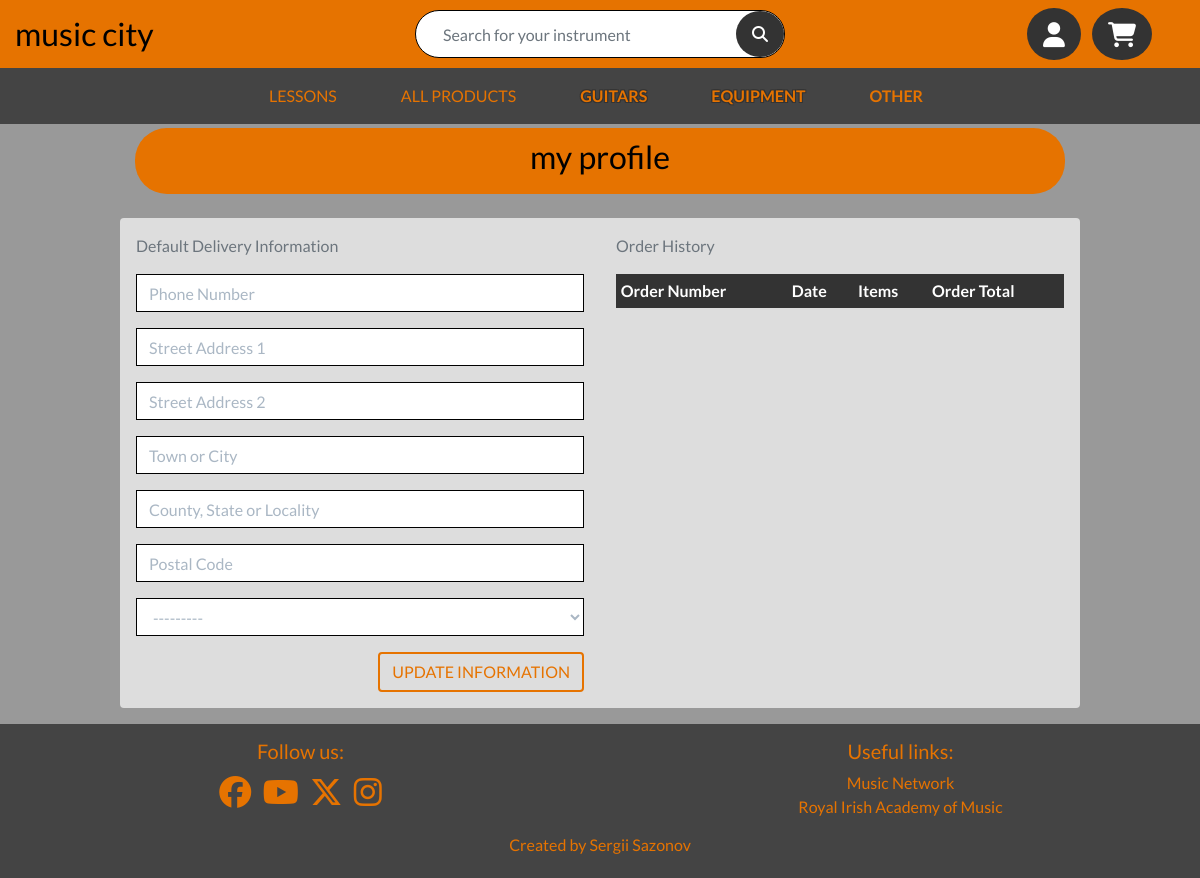
The app's page /profile/ (signed in), older data.
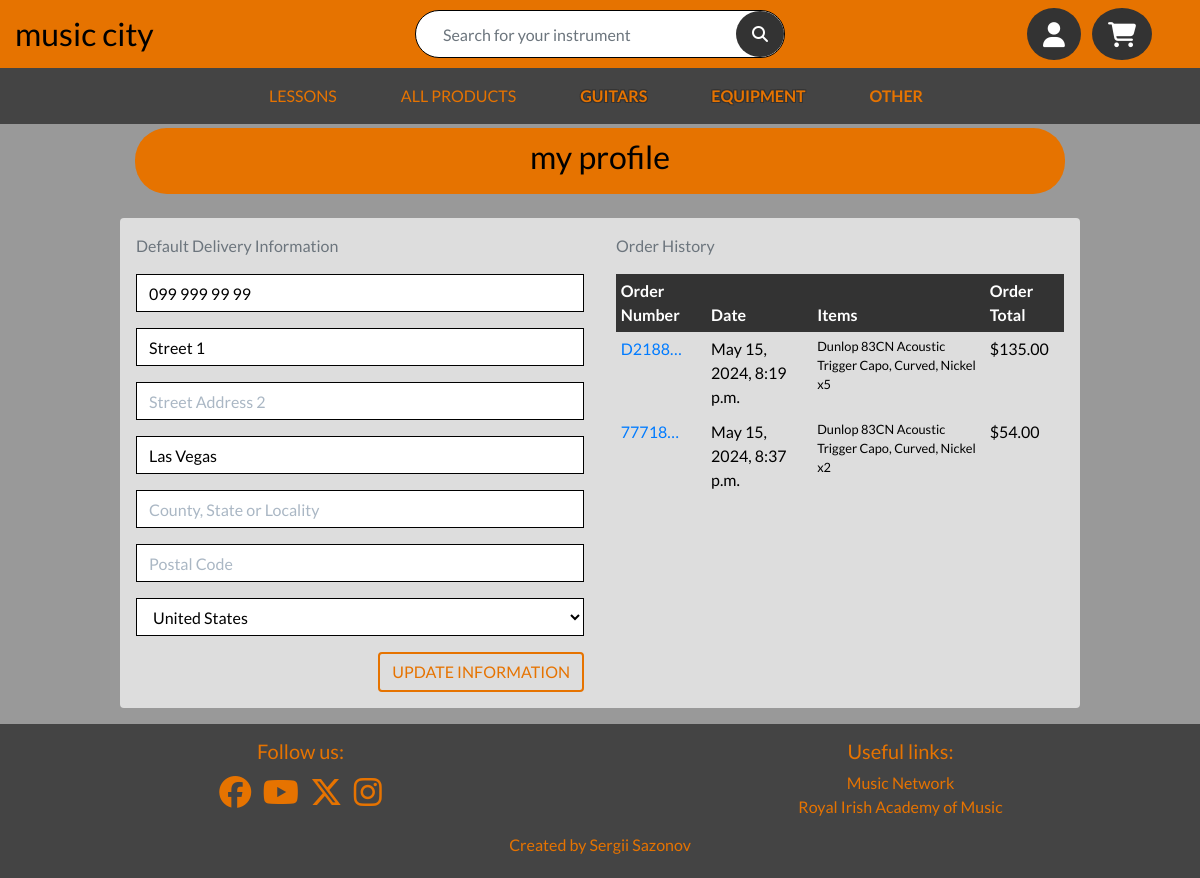
The same page, newer data.
### profiles/models.py (models this page shows, shortened)
class UserProfile(models.Model):
    user = models.OneToOneField(User, on_delete=models.CASCADE)
    default_phone_number = models.CharField(max_length=20, null=True, blank=True)
    default_street_address1 = models.CharField(max_length=80, null=True, blank=True)
    default_street_address2 = models.CharField(max_length=80, null=True, blank=True)
    default_town_or_city = models.CharField(max_length=40, null=True, blank=True)
    default_county = models.CharField(max_length=80, null=True, blank=True)
    default_postcode = models.CharField(max_length=20, null=True, blank=True)
    default_country = CountryField(blank_label='Country', null=True, blank=True)

### checkout/models.py (models this page shows, shortened)
class Order(models.Model):
    order_number = models.CharField(max_length=32, null=False, editable=False)
    user_profile = models.ForeignKey(UserProfile, on_delete=models.SET_NULL,
                                     null=True, blank=True, related_name='orders')
    full_name = models.CharField(max_length=50, null=False, blank=False)
    email = models.EmailField(max_length=254, null=False, blank=False)
    phone_number = models.CharField(max_length=20, null=False, blank=False)
    country = CountryField(blank_label='Country *', null=False, blank=False)
    postcode = models.CharField(max_length=20, null=True, blank=True)
    town_or_city = models.CharField(max_length=40, null=False, blank=False)
    street_address1 = models.CharField(max_length=80, null=False, blank=False)
    street_address2 = models.CharField(max_length=80, null=True, blank=True)
    county = models.CharField(max_length=80, null=True, blank=True)
    date = models.DateTimeField(auto_now_add=True)
    delivery_cost = models.DecimalField(max_digits=6, decimal_places=2, null=False, default=0)
    order_total = models.DecimalField(max_digits=10, decimal_places=2, null=False, default=0)
    grand_total = models.DecimalField(max_digits=10, decimal_places=2, null=False, default=0)
    original_bag = models.TextField(null=False, blank=False, default='')
    stripe_pid = models.CharField(max_length=254, null=False, blank=False, default='')

class OrderLineItem(models.Model):
    order = models.ForeignKey(Order, null=False, blank=False, on_delete=models.CASCADE, related_name='lineitems')
    product = models.ForeignKey(Product, null=False, blank=False, on_delete=models.CASCADE)
    quantity = models.IntegerField(null=False, blank=False, default=0)
    lineitem_total = models.DecimalField(max_digits=6, decimal_places=2, null=False, blank=False, editable=False)

### products/models.py (models this page shows, shortened)
class Product(models.Model):
    category = models.ForeignKey('Category', null=True, blank=True, on_delete=models.SET_NULL)
    sku = models.CharField(max_length=254, null=True, blank=True)
    name = models.CharField(max_length=254)
    brand = models.CharField(max_length=30, default='other')
    description = models.TextField()
    price = models.DecimalField(max_digits=6, decimal_places=2)
    old_price = models.DecimalField(max_digits=6, decimal_places=2, null=True, blank=True)
    image_url = models.URLField(max_length=1024, null=True, blank=True)
    image = CloudinaryField('image', default=None, null=True, blank=True)

### profiles/views.py (the view)
# urls.py: path('profile/', include('profiles.urls')),
def profile(request):
    profile = get_object_or_404(UserProfile, user=request.user)
    if request.method == 'POST':
        form = UserProfileForm(request.POST, instance=profile)
        if form.is_valid():
            form.save()
            messages.success(request, 'Profile updated successfully')
    form = UserProfileForm(instance=profile)
    orders = profile.orders.all()
    template = 'profiles/profile.html'
    context = {
        'form': form,
        'orders': orders,
        'on_profile_page': True
    }
    return render(request, template, context)

### profiles/templates/profiles/profile.html (shortened to what this page needs)
{% extends "base.html" %}
{% load static %}
{% block extra_css %}
    <link rel="stylesheet" href="{% static 'profiles/css/profile.css' %}">
{% endblock %}
{% block page_header %}
    <div class="container header-container">
    </div>
{% endblock %}
{% block content %}
    <div class="container">
        <div class="row">
            <div class="col">
                <div class="product-header mb-4">
                    <h2 class="logo-font text-black">My Profile</h2>
                </div>
            </div>
        </div>
        <div class="row light-bg rounded">
            <div class="col-12 col-lg-6 p-3">
                <p class="text-muted">Default Delivery Information</p>
                <form class="mt-3" action="{% url 'profile' %}" method="POST" id="profile-update-form">
                    {{ form|crispy }}
                    <button class="btn btn-main text-uppercase float-right">Update Information</button>
                </form>
            </div>
            <div class="col-12 col-lg-6 p-3">
                <p class="text-muted">Order History</p>
                <div class="order-history table-responsive">
                    <table class="table table-sm table-borderless text-white">
                        <thead>
                            <tr>
                                <th>Order Number</th>
                                <th>Date</th>
                                <th>Items</th>
                                <th>Order Total</th>
                            </tr>
                        </thead>
                        <tbody class="text-black">
                            {% for order in orders %}
                                <tr>
                                    <td>
                                        <a href="{% url 'order_history' order.order_number %}"
                                        title="{{ order.order_number }}">
                                            {{ order.order_number|truncatechars:6 }}
                                        </a>
                                    </td>
                                    <td>{{ order.date }}</td>
                                    <td>
                                        <ul class="list-unstyled">
                                            {% for item in order.lineitems.all %}
                                                <li class="small">
                                                    {{ item.product.name }} x{{ item.quantity }}
                                                </li>
                                            {% endfor %}
                                        </ul>
                                    </td>
                                    <td>${{ order.grand_total }}</td>
                                </tr>
                            {% endfor %}
                        </tbody>
                    </table>
                </div>
            </div>
        </div>
{% endblock %}

### templates/base.html (shortened to what this page needs)
{% load static %}
<!doctype html>
<html lang="en">
    <head>
        {% block corecss %}
            <link rel="stylesheet" href="https://cdn.jsdelivr.net/npm/bootstrap@4.4.1/dist/css/bootstrap.min.css"
>
            <link rel="stylesheet" href="{% static 'css/base.css' %}">
        {% endblock %}
        {% block extra_css %}
        {% endblock%}
    </head>
    <body>
        <header class="container-fluid fixed-top">
            <div id="topnav" class="row pt-lg-2 d-none d-lg-flex header-bg pb-2">
                <div class="col-12 col-lg-4 my-auto py-1 py-lg-0 text-center text-lg-left">
                    <a href="{% url 'home' %}" class="text-decoration-none main-logo-link">
                        <h2 class="logo-font text-black my-0">music city</h2>
                    </a>
                </div>
                <div class="col-12 col-lg-4 my-auto py-1 py-lg-0">
                    <form method="GET" action="{% url 'products' %}">
                        <div class="input-group d-flex align-items-center w-100 search-bar">
                            <input class="form-control border-0 " type="text" name="q"
                                   placeholder="Search for your instrument">
                            <div class="input-group-append">
                                <button class="btn btn-secondary border-0 rounded-circle" type="submit">
                                    <i class="fas fa-search"></i>
                                </button>
                            </div>
                        </div>
                    </form>
                </div>
                <div class="col-12 col-lg-4 my-auto py-1 py-lg-0 pr-5 d-flex justify-content-end">
                    <ul class="list-inline list-unstyled text-center my-0">
                        <li class="list-inline-item dropdown">
                            <a class="text-black btn btn-lg btn-secondary border-0 rounded-circle" href="#"
                               id="user-options" data-toggle="dropdown" aria-haspopup="true" aria-expanded="false">
                                <div class="text-center">
                                    <div><i class="fas fa-user fa-lg"></i></div>
                                </div>
                            </a>
                        </li>
                        <li class="list-inline-item">
                            <a class="text-black btn btn-lg btn-secondary border-0 rounded-circle position-relative"
                               href="{% url 'view_bag' %}">
                                <div class="text-center">
                                    <div><i class="fa-solid fa-cart-shopping fa-lg"></i></div>
                                </div>
                            </a>
                        </li>
                    </ul>
                </div>
            </div>
            <div class="row responsive-header-bg">
                <nav class="navbar navbar-expand-lg w-100">
                    {% include 'includes/main_nav.html' %}
                </nav>
            </div>
        </header>
        {% block page_header %}
        {% endblock %}
        <div class="content-area">
            {% block content %}
            {% endblock %}
        </div>
        <footer class="container-fluid mt-3">
            <div class="row">
                <div class="col-6 text-center social-links pl-3">
                    <h5>Follow us:</h5>
                    <a class="highlight-color" href="" target="_blank" rel="noopener"
                       aria-label="Visit our Facebook page (opens in a new tab)">
                        <i class="fa-brands fa-facebook fa-2x"></i>
                    </a>
                    <a class="highlight-color" href="" target="_blank" rel="noopener"
                       aria-label="Visit our Youtube page (opens in a new tab)">
                        <i class="fa-brands fa-youtube fa-2x"></i>
                    </a>
                    <a class="highlight-color" href="" target="_blank" rel="noopener"
                       aria-label="Visit our Twitter page (opens in a new tab)">
                        <i class="fa-brands fa-x-twitter fa-2x"></i>
                    </a>
                    <a class="highlight-color" href="" target="_blank" rel="noopener"
                       aria-label="Visit our Instagram page (opens in a new tab)">
                        <i class="fa-brands fa-instagram fa-2x"></i>
                    </a>
                </div>
                <div class="col-6 text-center pl-3">
                    <h5>Useful links:</h5>
                    <div>
                        <a class="useful-links" href="https://www.musicnetwork.ie/" target="_blank"
                        rel="noopener" aria-label="Link to the Irish music community (Opens in a new tab)">
                            Music Network
                        </a>
                    </div>
                    <div>
                        <a class="useful-links" href="https://www.riam.ie/" target="_blank"
                        rel="noopener" aria-label="Link to the Royal Irish Academy of Music web page
                        (Opens in a new tab)">
                            Royal Irish Academy of Music
                        </a>
                    </div>
                </div>
            </div>
            <div class="row mt-3">
                <div class="col text-center">
                    <h6>Created by Sergii Sazonov</h6>
                </div>
            </div>
        </footer>
    </body>
</html>

### templates/includes/main_nav.html (shortened to what this page needs)
<div class="collapse navbar-collapse grey-bg pl-3" id="main-nav">
    <ul class="navbar-nav w-auto mx-auto">
        <li class="nav-item">
            <a class="nav-link text-uppercase mr-5" href="{% url 'check_subscription' %}">Lessons</a>
        </li>
        <li class="nav-item">
            <a class="nav-link text-uppercase mr-5" href="{% url 'products' %}">All products</a>
        </li>
        <li class="nav-item dropdown">
            <a class="logo-font font-weight-bold text-uppercase nav-link mr-5 outlined" href="#" id="guitars-link"
               data-toggle="dropdown" aria-haspopup="true" aria-expanded="false">
                Guitars
            </a>
        </li>
        <li class="nav-item dropdown">
            <a class="logo-font font-weight-bold text-uppercase nav-link mr-5 outlined" href="#" id="drums-link"
               data-toggle="dropdown" aria-haspopup="true" aria-expanded="false">
                Equipment
            </a>
        </li>
        <li class="nav-item dropdown">
            <a class="logo-font font-weight-bold text-uppercase nav-link mr-5" href="#" id="accessories-link"
               data-toggle="dropdown" aria-haspopup="true" aria-expanded="false">
                Other
            </a>
        </li>
    </ul>
</div>

Row changes from the older to the newer data that the page shows:
changed UserProfile: default_phone_number (not shown) → "099 999 99 99"; default_street_address1 (not shown) → "Street 1"; default_town_or_city (not shown) → "Las Vegas"; default_country "---------" → "United States"
added Order: order_number "D2188…", date "May 15, 2024, 8:19 p.m.", grand_total "135.00"
added OrderLineItem: product.name "Dunlop 83CN Acoustic Trigger Capo, Curved, Nickel", quantity "5", shown under "D2188…"
added Order: order_number "77718…", date "May 15, 2024, 8:37 p.m.", grand_total "54.00"
added OrderLineItem: product.name "Dunlop 83CN Acoustic Trigger Capo, Curved, Nickel", quantity "2", shown under "77718…"
